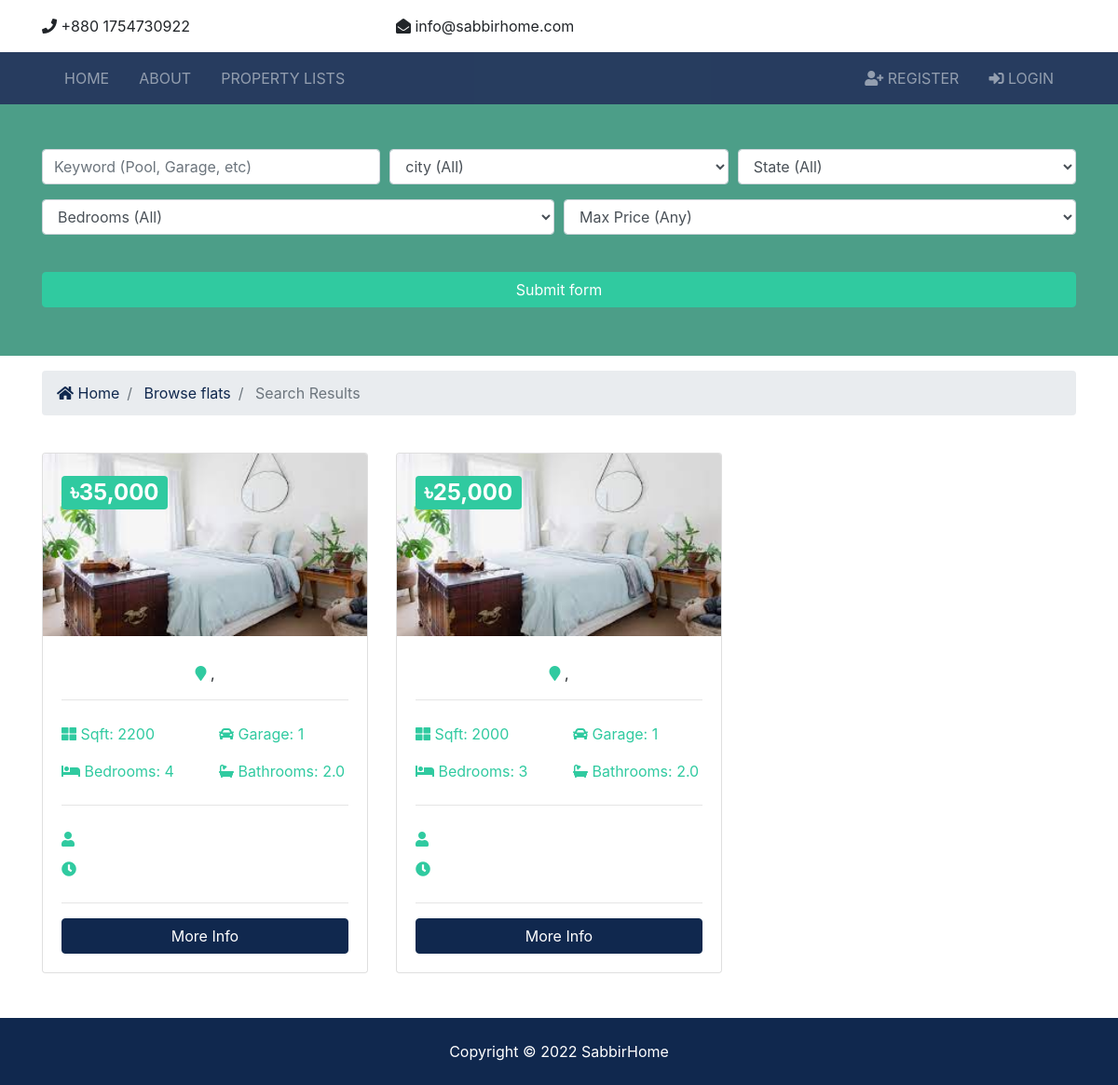
The app's page /search/ with its own data.
### flats/models.py (models this page shows, shortened)
class Flat(models.Model):
    FLAT_STATUS = (
    ("1", "available"),
    ("2", "not available"),
    )
    FLAT_TYPE = (
    ("1", "Premium"),
    ("2", "Deluxe"),
    ("3","Basic"),
    )
    id = models.AutoField(primary_key=True)
    house= models.ForeignKey(House, on_delete = models.CASCADE)
    flat_type = models.CharField(max_length=50,choices = FLAT_TYPE)
    price = models.IntegerField()
    status = models.CharField(choices =FLAT_STATUS,max_length = 15)
    flatnumber = models.CharField(max_length=20)
    description = models.TextField(blank=True)
    bedrooms = models.IntegerField()
    bathrooms = models.DecimalField(max_digits=2, decimal_places=1)
    garage = models.IntegerField(default=0)
    sqft = models.IntegerField()
    rent_status = models.BooleanField(default=True)
    photo_main = models.ImageField(upload_to='photos/%Y/%m/%d/')
    photo_1 = models.ImageField(upload_to='photos/%Y/%m/%d/', blank=True)
    photo_2 = models.ImageField(upload_to='photos/%Y/%m/%d/', blank=True)
    photo_3 = models.ImageField(upload_to='photos/%Y/%m/%d/', blank=True)
    photo_4 = models.ImageField(upload_to='photos/%Y/%m/%d/', blank=True)
    photo_5 = models.ImageField(upload_to='photos/%Y/%m/%d/', blank=True)
    photo_6 = models.ImageField(upload_to='photos/%Y/%m/%d/', blank=True)

### index/views.py (the view)
# urls.py: path('search/', views.search,name="search"),
def search(request):
    queryset_list = Flat.objects.order_by('-id').filter(rent_status=True)
    if 'keywords' in request.GET:
        keywords = request.GET['keywords']
        if keywords:
            queryset_list = queryset_list.filter(description__icontains=keywords)
    if 'city' in request.GET:
        city = request.GET['city']
        if city:
            queryset_list = queryset_list.filter(house_id=city)
    if 'state' in request.GET:
        state = request.GET['state']
        if state:
            queryset_list = queryset_list.filter(house_id=state)
    if 'bedrooms' in request.GET:
        bedrooms = request.GET['bedrooms']
        if bedrooms:
            queryset_list = queryset_list.filter(bedrooms__lte=bedrooms)
    if 'price' in request.GET:
        price = request.GET['price']
        if price:
            queryset_list = queryset_list.filter(price__lte=price)
    houseList = House.objects.order_by('-id')
    context = {
    'flats': queryset_list,
    'houses':houseList,
    'values': request.GET
    }
    return render(request, 'listings/search.html', context)

### templates/listings/search.html (shortened to what this page needs)
{% extends 'base.html' %}
{% load humanize %}
{% block content %}
<section id="showcase-inner" class="showcase-search text-white py-5">
    <div class="container">
      <div class="row text-center">
        <div class="col-md-12">
          <form action="{% url 'search' %}">
            <div class="form-row">
              <div class="col-md-4 mb-3">
                <input type="text" name="keywords" class="form-control" placeholder="Keyword (Pool, Garage, etc)">
              </div>
              <div class="col-md-4 mb-3">
                <select name="city" class="form-control">
                  <option selected="true" disabled="disabled">city (All)</option>
                </select>
              </div>
              <div class="col-md-4 mb-3">
                <select name="state" class="form-control">
                  <option selected="true" disabled="disabled">State (All)</option>
                </select>
              </div>
            </div>
            <div class="form-row">
              <div class="col-md-6 mb-3">
                <select name="bedrooms" class="form-control">
                  <option selected="true" disabled="disabled">Bedrooms (All)</option>
                </select>
              </div>
              <div class="col-md-6 mb-3">
                <select name="price" class="form-control" id="type">
                  <option selected="true" disabled="disabled">Max Price (Any)</option>
                </select>
              </div>
            </div>
            <button class="btn btn-secondary btn-block mt-4" type="submit">Submit form</button>
          </form>
        </div>
      </div>
    </div>
  </section>
  <section id="bc" class="mt-3">
    <div class="container">
      <nav aria-label="breadcrumb">
        <ol class="breadcrumb">
          <li class="breadcrumb-item">
            <a href="{% url 'index' %}">
              <i class="fas fa-home"></i> Home</a>
          </li>
          <li class="breadcrumb-item">
            <a href="{% url 'flats' %}">Browse flats</a>
          </li>
          <li class="breadcrumb-item active"> Search Results</li>
        </ol>
      </nav>
    </div>
  </section>
  <section id="flats" class="py-4">
    <div class="container">
      <div class="row">
        {% if flats %}
          {% for flat in flats %}
          <div class="col-md-6 col-lg-4 mb-4">
              <div class="card flat-preview">
                <img class="card-img-top" src="{{ flat.photo_main.url }}" alt="">
                <div class="card-img-overlay">
                  <h2>
                    <span class="badge badge-secondary text-white">৳{{ flat.price | intcomma }}</span>
                  </h2>
                </div>
                <div class="card-body">
                  <div class="flat-heading text-center">
                    <p>
                      <i class="fas fa-map-marker text-secondary"></i> {{ flat.city }} {{ flat.state }}, {{ flat.zipcode }}</p>
                  </div>
                  <hr>
                  <div class="row py-2 text-secondary">
                    <div class="col-6">
                      <i class="fas fa-th-large"></i> Sqft: {{ flat.sqft }}</div>
                    <div class="col-6">
                      <i class="fas fa-car"></i> Garage: {{ flat.garage }}</div>
                  </div>
                  <div class="row py-2 text-secondary">
                    <div class="col-6">
                      <i class="fas fa-bed"></i> Bedrooms: {{ flat.bedrooms }}</div>
                    <div class="col-6">
                      <i class="fas fa-bath"></i> Bathrooms: {{ flat.bathrooms }}</div>
                  </div>
                  <hr>
                  <div class="row py-2 text-secondary">
                    <div class="col-12">
                      <i class="fas fa-user"></i> {{ flat.realtor }}</div>
                  </div>
                  <div class="row text-secondary pb-2">
                    <div class="col-6">
                      <i class="fas fa-clock"></i> {{ flat.list_date | timesince }}</div>
                  </div>
                  <hr>
                  <a href="{% url 'flat' flat.id %}" class="btn btn-primary btn-block">More Info</a>
                </div>
              </div>
            </div>
          {% endfor %}
        {% else %}
          <div class="col-md-12">
            <p>No flats Available</p>
          </div>
        {% endif %}
      </div>
    </div>
  </section>
  {% endblock %}

### static/css/all.css (style rules this page uses)
.fa, .fas, .far, .fal, .fab { -moz-osx-font-smoothing: grayscale; -webkit-font-smoothing: antialiased; display: inline-block; font-style: normal; font-variant: normal; text-rendering: auto; line-height: 1; }
.fa-bath:before { content: "\f2cd"; }
.fa-bed:before { content: "\f236"; }
.fa-car:before { content: "\f1b9"; }
.fa-clock:before { content: "\f017"; }
.fa-home:before { content: "\f015"; }
.fa-map-marker:before { content: "\f041"; }
.fa-th-large:before { content: "\f009"; }
.fa-user:before { content: "\f007"; }
.fa, .fas { font-family: 'Font Awesome 5 Free'; font-weight: 900; }

### static/css/style.css (style rules this page uses)
.btn-secondary { color: #fff !important; }
img { width: 100%; }
#showcase-inner { background: url(../img/building.jpg) no-repeat top center fixed/cover; position: relative; overflow: hidden; min-height: 200px; }
#showcase-inner::before { content: ''; position: absolute; top: 0; left: 0; min-height: 100%; width: 100%; background: rgba(32, 134, 107, 0.8); }
#showcase-inner.showcase-search { min-height: 270px; }

### records on screen
Flat: photo_main (picture), price "35,000", sqft "2200", garage "1", bedrooms "4", bathrooms "2.0"
Flat: photo_main (picture), price "25,000", sqft "2000", garage "1", bedrooms "3", bathrooms "2.0"
